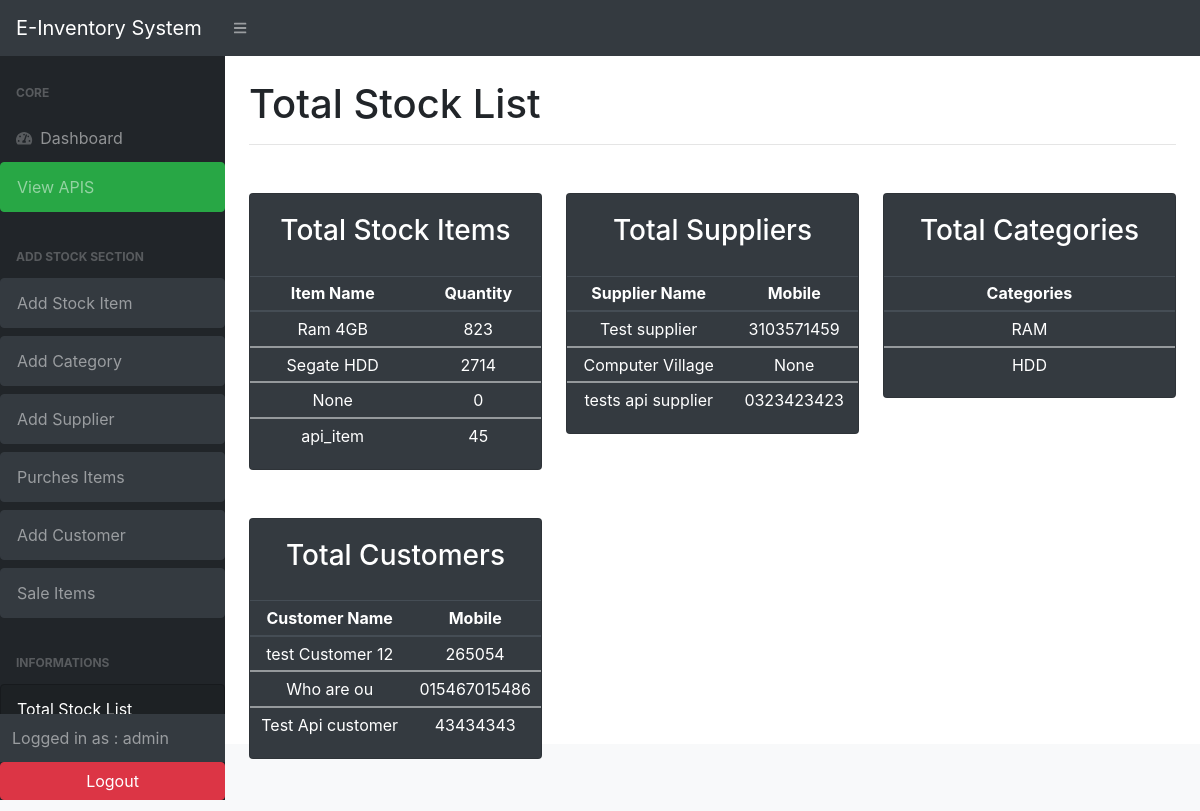
The app's page /total_list/ (signed in), older data.
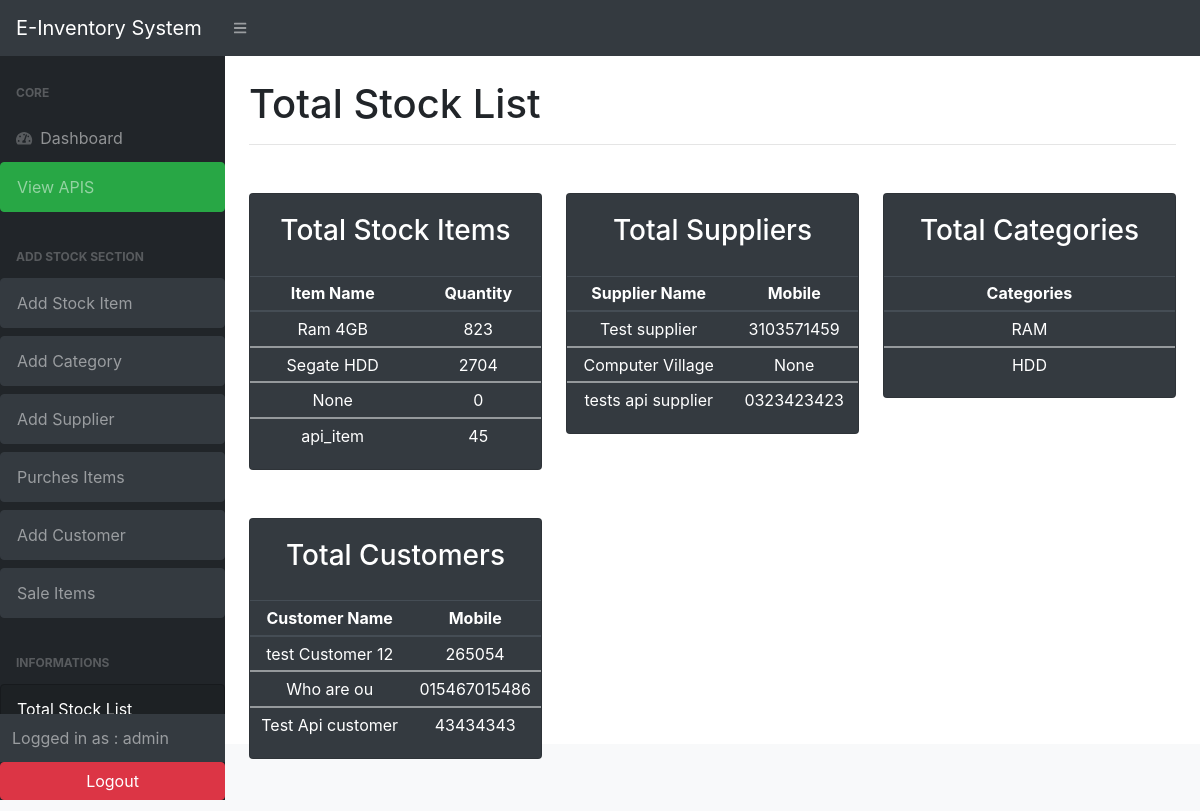
The same page, newer data.
### stock/models.py (models this page shows, shortened)
class Stock( models.Model):
    id = models.AutoField(primary_key=True)
    category =models.ForeignKey(Category, on_delete=models.SET_NULL, null=True,blank=True)
    item_name = models.CharField(max_length=200, null=True)
    quantity = models.IntegerField(default=0)
    price = models.FloatField(null=True, blank=True,default= 0)
    amount = models.FloatField(null=True, blank=True,default= 0)
    supplier= models.ForeignKey(Supplier, on_delete=models.SET_NULL, null=True,blank=True)
    last_updated=models.DateTimeField(auto_now_add=False,auto_now=True)
    timestamp= models.DateTimeField(auto_now_add=True,auto_now=False,)
    is_deleted = models.BooleanField(default=False)

### stock/views.py (the view)
# urls.py: path('total_list/', views.total_list, name='total_list'),
@login_required(login_url='user_login')
def total_list(request):
    items = Stock.objects.all()
    suppliers = Supplier.objects.all()
    categories= Category.objects.all()
    customers= Customer.objects.all()
    context ={
        'items':items ,
        'suppliers':suppliers,
        'categories':categories,
        'customers':customers
    }
    return render (request, 'stock/total_list.html', context)

### stock/templates/stock/total_list.html (shortened to what the changed rows need)
{% extends "base.html" %}
{% block content %}
{% load crispy_forms_tags %}
<main>
    <div class="container-fluid">
        <h1 class="mt-4 mb-3">Total Stock List</h1>
        <div class="row mt-4">
            <div class="col-xl-4 col-md-6  text-center mt-4">
                <div class="card bg-dark text-white mb-4">
                    <div class=" text-center">
                        <table class="table table-sm table-dark">
                            <thead>
                                <tr>
                                    <th scope="col">Item Name</th>
                                    <th scope="col">Quantity</th>
                                </tr>
                            </thead>
                            {% for item in items %}
                            <tbody>
                                <tr>
                                    <td>{{item.item_name}}</td>
                                    <td>{{item.quantity}}</td>
                                </tr>
                            </tbody>
                            {% endfor %}
                        </table>
                    </div>
                </div>
            </div>
            <div class="col-xl-4 col-md-6  text-center mt-4">
                <div class="card bg-dark text-white mb-4">
                    <div class=" text-center">
                        <table class="table table-sm table-dark">
                            <thead>
                                <tr>
                                    <th scope="col">Supplier Name</th>
                                    <th scope="col">Mobile</th>
                                </tr>
                            </thead>
                        </table>
                    </div>
                </div>
            </div>
            <div class="col-xl-4 col-md-6  text-center mt-4">
                <div class="card bg-dark text-white mb-4">
                    <div class=" text-center">
                        <table class="table table-sm table-dark">
                            <thead>
                                <tr>
                                    <th scope="col">Categories</th>
                                </tr>
                            </thead>
                        </table>
                    </div>
                </div>
            </div>
            <div class="col-xl-4 col-md-6  text-center mt-4">
                <div class="card bg-dark text-white mb-4">
                    <div class=" text-center">
                        <table class="table table-sm table-dark">
                            <thead>
                                <tr>
                                    <th scope="col">Customer Name</th>
                                    <th scope="col">Mobile</th>
                                </tr>
                            </thead>
                        </table>
                    </div>
                </div>
            </div>
        </div>
    </div>
    </div>
    </div>
{% endblock %}

Row changes from the older to the newer data that the page shows:
changed Stock "Segate HDD": quantity "2714" → "2704"
